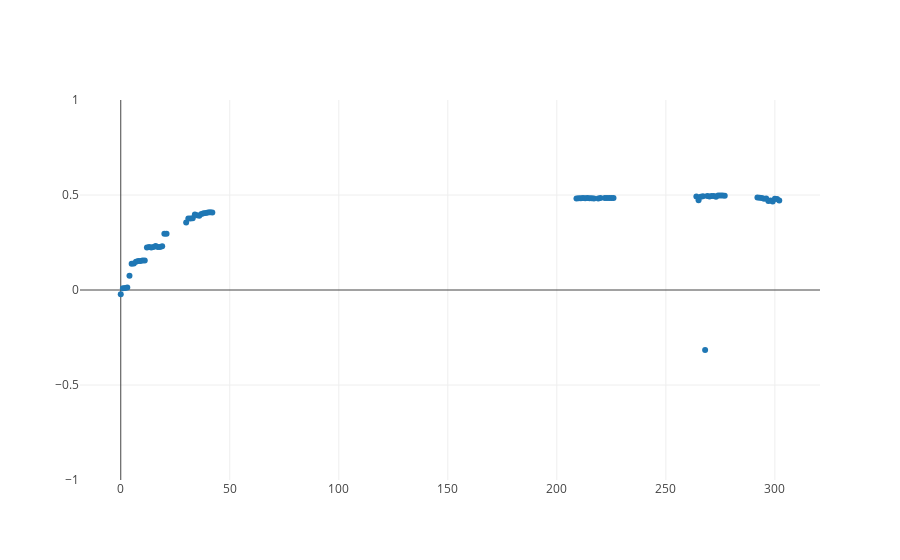

Notebook code cell kept with this figure:
### Code cell
from graph import plot, trace_values

trace_logged_scores = trace_values(x_values, y_values_log_scores)
plot([trace_logged_scores], {'yaxis': {'range': [-1, 1]}})

### Figure 1 — Plotly figure (JSON) as saved in the notebook; plotly's stock layout.template omitted (floating-point values rounded to 4 significant figures; data arrays with more than 128 entries replaced by an {"elided": "..."} marker saying what was removed)
{"data": [{"mode": "markers", "name": "data", "text": [], "type": "scatter", "uid": "12641579-9b4d-4d16-a28a-6882cc8ffe25", "x": {"elided": "303 int values"}, "y": {"elided": "303 float values"}}], "layout": {"autosize": true, "xaxis": {"autorange": true, "range": [-18.27, 320.3], "type": "linear"}, "yaxis": {"range": [-1, 1], "type": "linear"}}}
